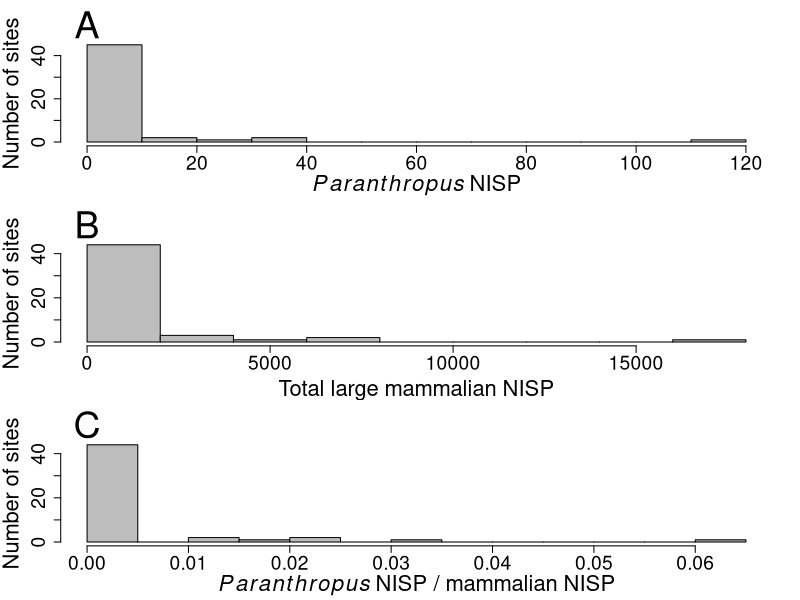
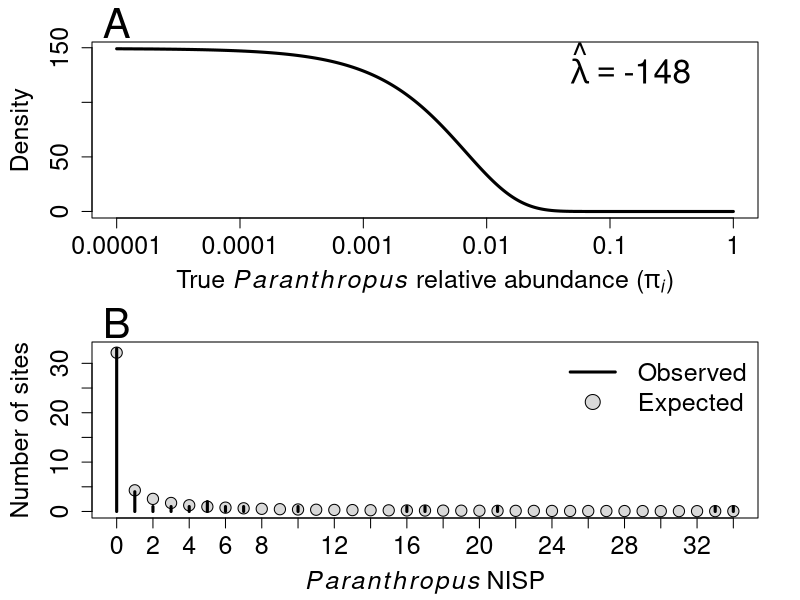
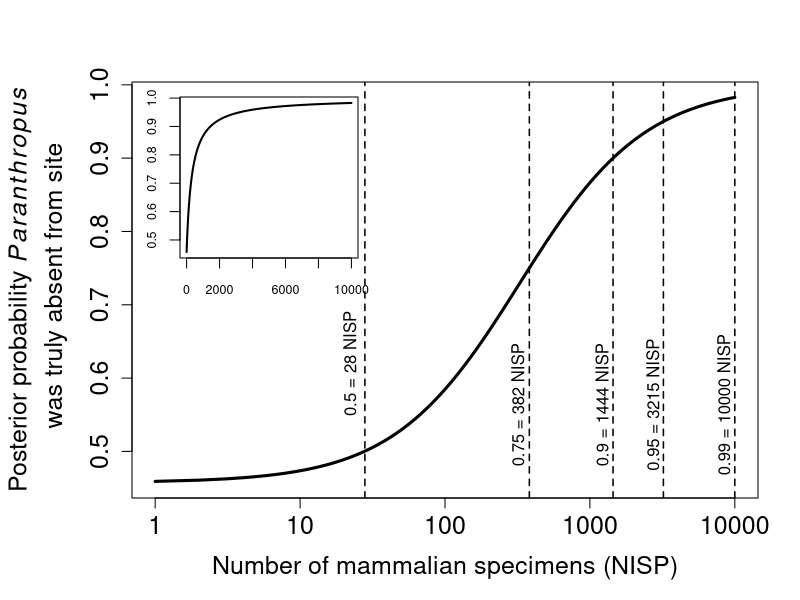

Generate these figures, in order, with R: (Note: this script raises an error after producing the figures.)
#####################################
#                                   #
#     Paranthropus EM analyses      #
#                                   #
#####################################

# Author: Andrew Du & Eric Friedlander
# Date: 4-13-20



################### DEFINE FUNCTIONS ######################

# function for the standard reflected beta-binomial pdf (eq. S6)
  # ARGUMENTS:
    # X: number of successes (# Paranthropus specimens)
    # n: number of trials (# total mammalIAN specimens)
    # lambda: shape parameter
stdReflectBBpdf <- function(X, n, lambda){
  
  require(rmutil)
  
  m <- 1 / (2 - lambda)
  s <- 2 - lambda
  
  # where m*s is the first shape parameter of the beta distribution, and s * (1-m) is the second shape parameter
  
  return(dbetabinom(X, n, m, s))
}

# function for posterior probability that Z_i = 1, i.e., tau (eq. S10)
  # ARGUMENTS:
    # X: number of successes (# Paranthropus specimens)
    # n: number of trials (# total mammalian specimens)
    # p: parameter (unconditional probability that Z_i = 1)
    # lambda: standard reflected beta distribution shape parameter
tau <- function(X, n, p, lambda){
  
  dbetabinom <- stdReflectBBpdf(X, n, lambda)
  
  return((dbetabinom * p) / ((X == 0) * (1 - p) + dbetabinom * p))
}

# function for expected log-likelihood (eq. S11)
  # ARGUMENTS:
    # same as in tau() function
Q <- function(X, n, p, lambda){
  
  tau_res <- tau(X, n, p, lambda)
  
  dbetabinom <- stdReflectBBpdf(X, n, lambda)
  
  return(sum((1 - tau_res) * log(1 - p) + tau_res * (log(dbetabinom) + log(p))))
}

# function for estimating lambda in the expected log-likelihood (eq. S11) (to be numerically solved)
  # ARGUMENTS:
    # X: number of successes (# Paranthropus specimens)
    # n: number of trials (# total mammalian specimens)
    # p: parameter (unconditional probability that Z_i = 1)
    # lambda: standard reflected beta distribution shape parameter
    # tau_res: results from using the tau() function
lambda_Mstep <- function(X, n, p, lambda, tau_res){
  
  dbetabinom <- stdReflectBBpdf(X, n, lambda)
  
  return(sum(tau_res * log(dbetabinom)))
}

# primary function for the EM algorithm
  # ARGUMENTS:
    # X: number of successes (# Paranthropus specimens)
    # n: number of trials (# total mammalian specimens)
    # p.init: initial guess for p
    # lambda.init: initial guess for lambda
    # n.step.max: number of maximum steps for the optimazation process. Only used for our simulations.
EM <- function(X, n, p.init, lambda.init, n.step.max = NULL){
  
  # step 1: calculate expected log-likelihood given initial guesses of p and lambda
  Q.res <- Q(X, n, p.init, lambda.init)
  
  p.res <- p.new <- p.init
  lambda.res <- lambda.new <- lambda.init
  
  delta.param <- 1 # place-holder for changes in parameter estimates after each iteration
  
  while(delta.param > 1e-5){
    
    # step 2: calculate tau using new p and lambda (E-step)
    tau.res <- tau(X, n, p.new, lambda.new)
    
    # step 3: estimate new values of p and lambda given new tau (M-step)
    p.new <- mean(tau.res)
    
    lambda.opt <- optim(par = lambda.new, fn = lambda_Mstep, gr = NULL, X = X, n = n, p = p.new, tau_res = tau.res, method = "L-BFGS-B", control = list(fnscale = -1), lower = -Inf, upper = 0)
    
    lambda.new <- lambda.opt$par[1]
    
    # Calculate revised log-likelihood
    Q.res <- c(Q.res, Q(X, n, p.new, lambda.new))
    
    # save new parameter estimates
    p.res <- c(p.res, p.new)
    lambda.res <- c(lambda.res, lambda.new)
    
    # Step 4: calculate how much parameters changed
    delta.p <- p.res[length(p.res)] - p.res[length(p.res) - 1]
    delta.lambda <- lambda.res[length(lambda.res)] - lambda.res[length(lambda.res) - 1]
    
    # Step 5: stop if difference between old and new parameters is <= 1e-5.
    delta.param <- max(abs(delta.p), abs(delta.lambda))
    
    # stop while() loop if n.step.max is specified and exceeded
    if(!is.null(n.step.max)) if(length(Q.res) == n.step.max) break
  }
  
  return(list(p.res = p.res, p_hat = p.res[length(p.res)], lambda.res = lambda.res, lambda_hat = lambda.res[length(lambda.res)], Q.res = Q.res))
}

# function for simulating number of Paranthropus specimens data with known p and lambda
  # ARGUMENTS:
    # n_sites: number of sites
    # n_mammSpec: vector of number of total mammalian specimens from each site
    # p: p parameter (probability that a site truly has Paranthropus)
    # lambda: shape parameter for beta-binomial pdf
simulateData <- function(n_sites, n_mammSpec, p, lambda){
  
  require(rmutil) # for simulating random draws from a beta-binomial distribution
  
  Z <- rbinom(n_sites, 1, p) # Z: whether a site truly has Paranthropus or not
  
  Z_equals_1 <- Z == 1 # index out which sites truly have Paranthropus
  
  X <- Z # save to a new object, X, which is the number of recovered Paranthropus specimens at site i
  
  if(sum(Z_equals_1) > 0) X[Z_equals_1] <- rbetabinom(n = sum(Z_equals_1), size = n_mammSpec[Z_equals_1], m = 1 / (2 - lambda), s = 2 - lambda) # for those sites where Z_i = 1, use a beta-binomial to randomly select a Paranthropus abundance value
  
  res <- data.frame(n_ParanSpec = X, n_mammSpec = n_mammSpec, Z_i = Z) # collate the Paranthropus abundance, total mammal abundance, and Z vectors
  
  return(res)  
}

###########################################################





###################### MAIN ANALYSIS ######################

# Read in data
d <- read.csv("NISP data.csv", header = TRUE)

# Define objects
X <- d$Paran.nisp # Paranthropus abundance
n <- X + d$Non.paran.mamm.nisp # Total large mammalian abundance

# Analyze data using expectation-maximization algorithm
EM.res <- EM(X = X, n = n, p.init = 0.5, lambda.init = -5)

# Get out estimated parameters
p_hat <- EM.res$p_hat
lambda_hat <- EM.res$lambda_hat

# Calculate posterior probabilities (prob. Paranthropus is truly absent given estimated parameters and data)
tau_hat <- 1 - tau(X, n, p_hat, lambda_hat)

tau.df <- data.frame(site = paste(d$Site.Formation, d$Member, sep = "_"), tau_hat)

tau.df <- tau.df[tau.df$tau_hat > 0, ] # remove sites where Paranthropus is present


# Calculated expected frequency of Paranthropus specimens across sites using estimated model parameters
BBpdf_expect <- lapply(n, function(n1) stdReflectBBpdf(seq(0, n1), n1, lambda_hat)) # calculate probabilities for sampling number of Paranthropus specimens from zero all the way to total number of mammalian specimens at site. Do this using the beta-binomial PMF.

BBpdf_expect <- lapply(BBpdf_expect, function(x) c(x, rep(0, (max(n) + 1) - length(x)))) # add zeros to the end of each vector for NISP that exceeds the total found at each site

BBpdf_expect_sum <- Reduce("+", BBpdf_expect) # sum PMF vectors across sites

X_expect <- BBpdf_expect_sum * p_hat # multiply summed probabilities by probability that Paranthropus is at site (p_hat)

X_expect[1] <- X_expect[1] + (1 - p_hat) * length(BBpdf_expect) # add (1 - p_hat) times number of sites to the expected number of sites with zero Paranthropus. (1 - p_hat) is the probability Paranthropus is not at the site.

###########################################################





######################## FIGURES ##########################

### Fig. 2: Histogram of number of Paranthropus and large mammal specimens
par(mfrow = c(3, 1), mar = c(4, 4.5, 3, 2) + 0.1)

hist(X, col = "gray", xlab = expression(italic(Paranthropus) ~ "NISP"), ylab = "Number of sites", main = "", cex.axis = 1.75, cex.lab = 2, breaks = 10)

mtext("A", at = 0, cex = 2.25)

hist(n, col = "gray", xlab = "Total large mammalian NISP", ylab = "Number of sites", main = "", cex.axis = 1.75, cex.lab = 2, breaks = 10)

mtext("B", at = 1, cex = 2.25)

hist(X / n, col = "gray", xlab = expression(italic(Paranthropus) ~ "NISP / mammalian NISP"), ylab = "Number of sites", main = "", cex.axis = 1.75, cex.lab = 2, breaks = 10)

mtext("C", at = 0, cex = 2.25)



### Fig. 3: Probability density function of true Paranthropus relative abundance (lambda parameter)
x <- seq(0, 1, length.out = 100000)


par(mfrow = c(2, 1), mar = c(4, 4.5, 2, 2) + 0.1)

plot(x, dbeta(x, 1, 1 - lambda_hat), type = "l", lwd = 3, xlab = expression("True " * italic(Paranthropus) * " relative abundance (" * italic(pi[i]) * ")"), ylab = "Density", cex.axis = 1.5, cex.lab = 1.5, log = "x", xaxt = "n")

axis(1, at = c(1e-5, 1e-4, 1e-3, 1e-2, 1e-1, 1e0), labels = c("0.00001", "0.0001", "0.001", "0.01", "0.1", "1"), cex.axis = 1.5)

text(0.04, 130, bquote(hat(lambda) == .(round(lambda_hat))), cex = 2, pos = 4)

mtext("A", at = 0.00001, cex = 2.5)

### Expected vs. observed number of Paranthropus specimens across sites
plot(table(X), xlab = expression(italic(Paranthropus) ~ "NISP"), ylab = "Number of sites", cex.lab = 1.5, cex.axis = 1.5, lwd = 3, xaxt = "n", xlim = c(0, 34), type = "n")

points(seq(0, 34), X_expect[seq(1, 35)], pch = 21, bg = "gray85", cex = 1.5)
points(table(X), lwd = 3)

axis(1, at = seq(0, 34, 2), labels = seq(0, 34, 2), cex.axis = 1.5)

legend("topright", legend = c("Observed", "Expected"), lty = c(1, NA), pch = c(NA, 21), pt.bg = c(NA, "gray85"), pt.cex = c(NA, 2), pt.lwd = c(NA, 1), bty = "n", cex = 1.5, lwd = 3)

mtext("B", at = 0, cex = 2.5)


### Fig. 4: Probability Paranthropus absence curve
n1 <- seq(0, 10000)

tau0 <- tau(X = rep(0, length(n1)), n = n1, p = p_hat, lambda = lambda_hat) # get taus for sites where there's no Paranthropus and with increasing number of mammalian specimens

# get out NISP corresponding to probabilities of 0.5, 0.75, 0.9, 0.95, and 0.99
nisp_0.5 <- which(abs((1 - tau0) - 0.5) == min(abs((1 - tau0) - 0.5)))

nisp_0.75 <- which(abs((1 - tau0) - 0.75) == min(abs((1 - tau0) - 0.75)))

nisp_0.9 <- which(abs((1 - tau0) - 0.9) == min(abs((1 - tau0) - 0.9)))

nisp_0.95 <- which(abs((1 - tau0) - 0.95) == min(abs((1 - tau0) - 0.95)))

nisp_0.99 <- which(abs((1 - tau0) - 0.99) == min(abs((1 - tau0) - 0.99)))


par(mar = c(5, 6.5, 4, 2) + 0.1, fig = c(0, 1, 0, 1))

plot(n1, 1 - tau0, xlab = "Number of mammalian specimens (NISP)", ylab = expression(atop("Posterior probability " * italic(Paranthropus), " was truly absent from site")), type = "l", lwd = 3, log = "x", cex.axis = 1.5, cex.lab = 1.5)

abline(v = n1[nisp_0.5], lty = 2, lwd = 1.5)
text(n1[nisp_0.5] - 6, 0.62, paste("0.5 =", n1[nisp_0.5], "NISP"), srt = 90, cex = 1)

abline(v = n1[nisp_0.75], lty = 2, lwd = 1.5)
text(n1[nisp_0.75] - 30, 0.55, paste("0.75 =", n1[nisp_0.75], "NISP"), srt = 90, cex = 1, pos = 3)

abline(v = n1[nisp_0.9], lty = 2, lwd = 1.5)
text(n1[nisp_0.9] - 100, 0.55, paste("0.9 =", n1[nisp_0.9], "NISP"), srt = 90, cex = 1, pos = 3)

abline(v = n1[nisp_0.95], lty = 2, lwd = 1.5)
text(n1[nisp_0.95] - 200, 0.55, paste("0.95 =", n1[nisp_0.95], "NISP"), srt = 90, cex = 1, pos = 3)

abline(v = n1[nisp_0.99], lty = 2, lwd = 1.5)
text(n1[nisp_0.99] - 700, 0.55, paste("0.99 =", n1[nisp_0.99], "NISP"), srt = 90, cex = 1, pos = 3)

# plot the inset (curve on arithmetic axes)
par(fig = c(0.06, 0.5, 0.4, 0.975), new = TRUE) 

plot(n1, 1 - tau0, xlab = "", ylab = "", type = "l", lwd = 2, cex.axis = 0.75)

###########################################################





################ SUPPLEMENTARY MATERIALS ##################

### Simulations ###

# set simulated parameter values
p.sim <- seq(0.1, 0.9, 0.2)
lambda.sim <- c(-200, -100, -50, -25, -10, -5, -3, -1)

# number of iterations for our simulations
n.iter <- 1000 

# need to do parallel computing for the simulations

# load packages
library(doParallel)
library(parallel)

# get number of cores on computer
numCores <- detectCores()

# make the cluster using all cores
cl <- makeCluster(numCores)

# register the parallel backend
registerDoParallel(cl)

# set seed to make simulations replicable
set.seed(100)

sim.res <- foreach(p.iter = p.sim) %:% # iterate through p
  
  foreach(lambda.iter = lambda.sim) %:% # iterate through lambda
  
  foreach(i = seq_len(n.iter), .combine = "rbind") %dopar% { # run through each iteration
    
    X.sim <- simulateData(n_sites = nrow(d), n_mammSpec = n, p = p.iter, lambda = lambda.iter) # simulate Paranthropus abundance data for each of our 51 sites, using the observed number of mammalian specimens at each site (n_i) and the known values of p and lambda
    
    EM.iter <- EM(X.sim$n_ParanSpec, n, p.init = 0.5, lambda.init = -10, n.step.max = 5000) # use EM algorithm to estimate p and lambda, using a maximum of 5000 steps for the optimization algorithm
    
    return(c(EM.iter$p_hat, EM.iter$lambda_hat)) # return vector of estimated parameters
  }

# turn off cluster
stopCluster(cl)


# estimate parameter bias using either the mean or median of estimated parameters from simulations
p.bias.mean <- lambda.bias.mean <- p.bias.median <- lambda.bias.median <- array(data = NA, dim = c(length(p.sim), length(lambda.sim)), dimnames = list(p.sim, lambda.sim))

for(p.index in seq_along(p.sim)){
  
  for(lambda.index in seq_along(lambda.sim)){
    
    sim.p <- sim.res[[p.index]][[lambda.index]][, 1]
    
    p.med <- median(sim.p)
    p.mean <- mean(sim.p)
    
    sim.lambda <- sim.res[[p.index]][[lambda.index]][, 2]
    
    lambda.med <- median(sim.lambda)
    lambda.mean <- mean(sim.lambda)
    
    p.bias.median[p.index, lambda.index] <- (p.med - p.sim[p.index]) / p.sim[p.index]
    p.bias.mean[p.index, lambda.index] <- (p.mean - p.sim[p.index]) / p.sim[p.index]
    
    # the absolute value is needed because lambda is always negative
    lambda.bias.median[p.index, lambda.index] <- (lambda.med - lambda.sim[lambda.index]) / abs(lambda.sim[lambda.index]) 
    lambda.bias.mean[p.index, lambda.index] <- (lambda.mean - lambda.sim[lambda.index]) / abs(lambda.sim[lambda.index])
  }
}



### Assessing data independence assumptions ###

# define objects
rel.abund <- X / n

# calculate distances between sites
RA.dist <- dist(rel.abund) # relative abundance

PA <- as.numeric(X != 0) # presence = 1, absence = 0
PA.dist <- dist(PA) # presence-absence distance matrix
# invert zeros and ones so 1 indicates a match, 0 otherwise
PA.dist1 <- PA.dist 
PA.dist1[PA.dist == 0] <- 1
PA.dist1[PA.dist == 1] <- 0

time.dist <- dist(d$Mean.Age_Ma) # time

spatial.dist <- dist(d[, c("Latitude", "Longitude")]) # space

# fit logistic regression to presence-absence data as a function of temporal & spatial distance
glm.PA <- glm(PA.dist1 ~ scale(c(time.dist)) * scale(c(spatial.dist)), family = "binomial")

# fit OLS to relative abundance data as a function of temporal & spatial distance
lm.rel.abund <- lm(RA.dist ~ scale(c(time.dist)) * scale(c(spatial.dist)))

# put coefficient estimates into a dataframe
lm.df <- data.frame(glm.PA$coefficients, lm.rel.abund$coefficients)

rownames(lm.df) <- c("Intercept", "scale(temporal distance)", "scale(spatial distance)", "Interaction term")
colnames(lm.df) <- c("Presence-absence logistic regression", "Relative abundance OLS")



### Figures ###

# Fig. S1
x <- seq(0, 1, length.out = 100)

lambda <- seq(-10, 0, 1)

plot(1, type = "n", xlim = range(x), ylim = c(0, 11), xlab = expression(italic(pi[i])), ylab = "Density")

library(RColorBrewer)

colors <- brewer.pal(length(lambda), "Spectral")

for(i in seq_along(lambda)) lines(x, dbeta(x, 1, 1 - lambda[i]), col = colors[i])

legend("topright", legend = lambda, title = expression(lambda), lty = rep(1, length(lambda)), col = colors, cex = 0.85)


# Fig. S3
x <- seq(0, 1, length.out = 1000)

plot(1, type = "n", xlim = range(x), ylim = c(0, 11), xlab = expression(italic(pi[i])), ylab = "Density")

colors <- brewer.pal(length(lambda.sim), "Spectral")

for(i in seq_along(lambda.sim)) lines(x, dbeta(x, 1, 1 - lambda.sim[i]), col = colors[i])

legend("topright", legend = lambda.sim, title = expression(lambda), lty = rep(1, length(lambda.sim)), col = colors, cex = 0.85)


# Fig. S4

# load packages
library(ggplot2)
library(reshape2)

# reshape data
melt_p.bias.mean <- melt(p.bias.mean)
melt_lambda.bias.mean <- melt(lambda.bias.mean)

melt_p.bias.median <- melt(p.bias.median)
melt_lambda.bias.median <- melt(lambda.bias.median)

# combine into one dataframe with parameter name as a column for ggplot faceting
melt_res <- data.frame(rbind(melt_p.bias.mean, 
                             melt_lambda.bias.mean, 
                             melt_p.bias.median, 
                             melt_lambda.bias.median), 
                       param = c(
                         rep("p.mean", nrow(melt_p.bias.mean)), 
                         rep("lambda.mean", nrow(melt_lambda.bias.mean)),
                         rep("p.med", nrow(melt_p.bias.median)),
                         rep("lambda.med", nrow(melt_lambda.bias.median))))

# reorder factors so p is plotted on top of lambda
melt_res$param <- ordered(melt_res$param, levels = c("p.mean", "lambda.mean", "p.med", "lambda.med"))

# have to do this, so p is italicized in plot and hats are put on parameters
levels(melt_res$param) <- c("p.mean" = expression(hat(italic(p)) ~ "(mean)"), 
                            "lambda.mean" = expression(hat(lambda) ~ "(mean)"),
                            "p.med" = expression(hat(italic(p)) ~ "(median)"),
                            "lambda.med" = expression(hat(lambda) ~ "(median)"))

# create plot
ggplot(data = melt_res, aes(x = as.factor(Var1), y = as.factor(Var2), fill = value)) + 
  facet_wrap(~param, nrow = 2, labeller = label_parsed) + 
  geom_tile(color = "black") + 
  scale_fill_gradient2(low = "red", high = "blue", mid = "white", 
                       midpoint = 0, limit = c(-0.2, 0.2), space = "Lab", 
                       name = "Relative bias") +
  theme_minimal() + 
  labs(x = expression("True" ~ italic(p)), y = expression("True" ~ lambda)) + 
  theme(axis.title.x = element_text(size = 10), 
        axis.title.y = element_text(size = 10),
        axis.text = element_text(size = 8),
        legend.text = element_text(size = 8),
        legend.title = element_text(size = 10),
        strip.text = element_text(size = 13),
        legend.text.align = 1)


# Fig. S5
unstable.lambda <- sim.res[[1]][[1]][, 2] < -1e6 # index out unstable lambdas

par(mar = c(5, 4.5, 4, 2) + 0.1)

plot(sim.res[[1]][[1]][!unstable.lambda, 1], sim.res[[1]][[1]][!unstable.lambda, 2], xlab = expression(hat(italic(p))), ylab = expression(hat(lambda)), main = expression("True" ~ italic(p) ~ "= 0.1; True" ~ lambda ~ "= -200"))


# Fig. S6
neg.lamb <- sapply(sim.res[[1]], function(x) sum(x[, 2] < -1e6)) # count those iterations where estimated lambda is extremely negative

par(mar = c(5, 4.5, 4, 2) + 0.1)

plot(lambda.sim, neg.lamb, pch = 16, xlab = expression("True" ~ lambda), ylab = expression("Number of" ~ hat(lambda) ~ "that are extremely negative"))


# Fig. S7
hist(scale(spatial.dist), xlab = "scale(spatial distance)", ylab = "Numbers of pairs of sites", col = "gray", main = "")


# Fig. S8
par(mfrow = c(1, 2), mar = c(5, 4, 4, 0) + 0.1)

plot(time.dist, RA.dist, main = "", xlab = "Temporal distance (millions of years)", ylab = expression(italic(Paranthropus) ~ "relative abundance difference"), cex.axis = 0.8, cex.lab = 0.8)

mtext("A", at = 0, cex = 1.5)

cor.time <- round(cor(time.dist, RA.dist, method = "spearman"), 2)

text(1.25, 0.05, bquote(rho == .(cor.time)), pos = 4, cex = 0.8)


plot(spatial.dist, RA.dist, main = "", xlab = "Spatial distance\n(Euclidean distance using lat/long)", ylab = "", cex.axis = 0.8, cex.lab = 0.8)

mtext("B", at = 0, cex = 1.5)

cor.space <- round(cor(spatial.dist, RA.dist, method = "spearman"), 2)

text(15, 0.05, bquote(rho == .(cor.space)), pos = 4, cex = 0.8)
